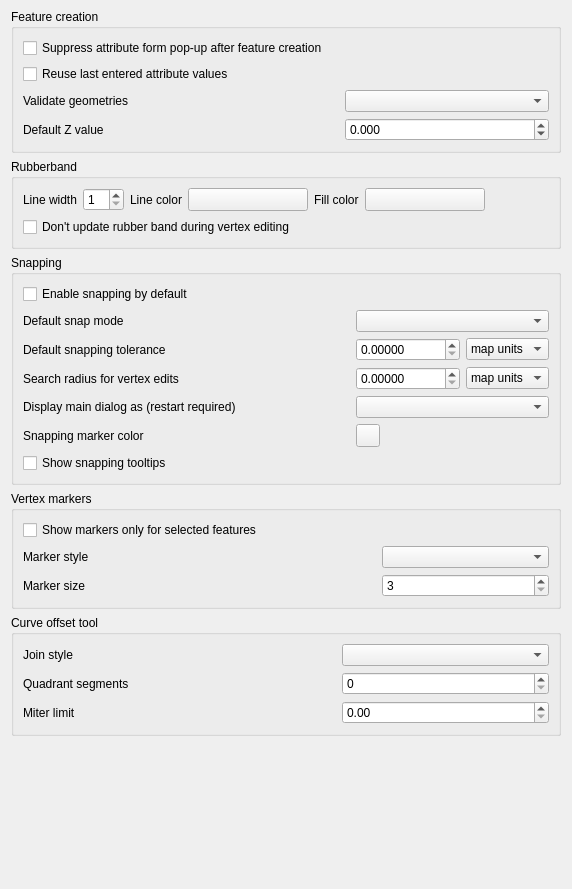
             <widget class="QWidget" name="mOptionsScrollAreaContents_07">
              <property name="geometry">
               <rect>
                <x>0</x>
                <y>0</y>
                <width>572</width>
                <height>889</height>
               </rect>
              </property>
              <layout class="QVBoxLayout" name="verticalLayout_31">
               <property name="topMargin">
                <number>9</number>
               </property>
               <item>
                <widget class="QgsCollapsibleGroupBox" name="mEnterAttributeValuesGroupBox">
                 <property name="title">
                  <string>Feature creation</string>
                 </property>
                 <layout class="QGridLayout" name="gridLayout_28">
                  <item row="2" column="0">
                   <widget class="QLabel" name="label_19">
                    <property name="text">
                     <string>Validate geometries</string>
                    </property>
                   </widget>
                  </item>
                  <item row="0" column="0" colspan="3">
                   <widget class="QCheckBox" name="chkDisableAttributeValuesDlg">
                    <property name="text">
                     <string>Suppress attribute form pop-up after feature creation</string>
                    </property>
                    <property name="tristate">
                     <bool>false</bool>
                    </property>
                   </widget>
                  </item>
                  <item row="2" column="1">
                   <spacer name="horizontalSpacer_32">
                    <property name="orientation">
                     <enum>Qt::Horizontal</enum>
                    </property>
                    <property name="sizeHint" stdset="0">
                     <size>
                      <width>40</width>
                      <height>20</height>
                     </size>
                    </property>
                   </spacer>
                  </item>
                  <item row="1" column="0" colspan="3">
                   <widget class="QCheckBox" name="chkReuseLastValues">
                    <property name="text">
                     <string>Reuse last entered attribute values</string>
                    </property>
                    <property name="tristate">
                     <bool>false</bool>
                    </property>
                   </widget>
                  </item>
                  <item row="3" column="0">
                   <widget class="QLabel" name="mDefaultZValueLabel">
                    <property name="text">
                     <string>Default Z value</string>
                    </property>
                   </widget>
                  </item>
                  <item row="3" column="2">
                   <widget class="QDoubleSpinBox" name="mDefaultZValueSpinBox">
                    <property name="decimals">
                     <number>3</number>
                    </property>
                    <property name="minimum">
                     <double>-999999.998999999952503</double>
                    </property>
                    <property name="maximum">
                     <double>1000000.000000000000000</double>
                    </property>
                    <property name="singleStep">
                     <double>1.000000000000000</double>
                    </property>
                   </widget>
                  </item>
                  <item row="2" column="2">
                   <widget class="QComboBox" name="mValidateGeometries">
                    <property name="sizePolicy">
                     <sizepolicy hsizetype="Expanding" vsizetype="Fixed">
                      <horstretch>0</horstretch>
                      <verstretch>0</verstretch>
                     </sizepolicy>
                    </property>
                   </widget>
                  </item>
                 </layout>
                </widget>
               </item>
               <item>
                <widget class="QgsCollapsibleGroupBox" name="mRubberBandGroupBox">
                 <property name="title">
                  <string>Rubberband</string>
                 </property>
                 <layout class="QGridLayout" name="_9">
                  <item row="0" column="9">
                   <spacer name="horizontalSpacer_33">
                    <property name="orientation">
                     <enum>Qt::Horizontal</enum>
                    </property>
                    <property name="sizeHint" stdset="0">
                     <size>
                      <width>40</width>
                      <height>20</height>
                     </size>
                    </property>
                   </spacer>
                  </item>
                  <item row="0" column="0">
                   <widget class="QLabel" name="mLineWidthTextLabel">
                    <property name="sizePolicy">
                     <sizepolicy hsizetype="Maximum" vsizetype="Preferred">
                      <horstretch>0</horstretch>
                      <verstretch>0</verstretch>
                     </sizepolicy>
                    </property>
                    <property name="text">
                     <string>Line width</string>
                    </property>
                   </widget>
                  </item>
                  <item row="0" column="2">
                   <widget class="QLabel" name="mLineColorTextLabel">
                    <property name="sizePolicy">
                     <sizepolicy hsizetype="Maximum" vsizetype="Preferred">
                      <horstretch>0</horstretch>
                      <verstretch>0</verstretch>
                     </sizepolicy>
                    </property>
                    <property name="text">
                     <string>Line color</string>
                    </property>
                   </widget>
                  </item>
                  <item row="0" column="1">
                   <widget class="QSpinBox" name="mLineWidthSpinBox">
                    <property name="toolTip">
                     <string>Line width in pixels</string>
                    </property>
                    <property name="minimum">
                     <number>1</number>
                    </property>
                   </widget>
                  </item>
                  <item row="0" column="5">
                   <widget class="QgsColorButton" name="mFillColorToolButton">
                    <property name="sizePolicy">
                     <sizepolicy hsizetype="Fixed" vsizetype="Fixed">
                      <horstretch>0</horstretch>
                      <verstretch>0</verstretch>
                     </sizepolicy>
                    </property>
                    <property name="minimumSize">
                     <size>
                      <width>120</width>
                      <height>0</height>
                     </size>
                    </property>
                    <property name="maximumSize">
                     <size>
                      <width>120</width>
                      <height>16777215</height>
                     </size>
                    </property>
                    <property name="text">
                     <string/>
                    </property>
                   </widget>
                  </item>
                  <item row="0" column="4">
                   <widget class="QLabel" name="mSelectColorTextLabel">
                    <property name="sizePolicy">
                     <sizepolicy hsizetype="Maximum" vsizetype="Preferred">
                      <horstretch>0</horstretch>
                      <verstretch>0</verstretch>
                     </sizepolicy>
                    </property>
                    <property name="text">
                     <string>Fill color</string>
                    </property>
                   </widget>
                  </item>
                  <item row="0" column="3">
                   <widget class="QgsColorButton" name="mLineColorToolButton">
                    <property name="sizePolicy">
                     <sizepolicy hsizetype="Fixed" vsizetype="Fixed">
                      <horstretch>0</horstretch>
                      <verstretch>0</verstretch>
                     </sizepolicy>
                    </property>
                    <property name="minimumSize">
                     <size>
                      <width>120</width>
                      <height>0</height>
                     </size>
                    </property>
                    <property name="maximumSize">
                     <size>
                      <width>120</width>
                      <height>16777215</height>
                     </size>
                    </property>
                    <property name="text">
                     <string/>
                    </property>
                   </widget>
                  </item>
                  <item row="1" column="0" colspan="7">
                   <widget class="QCheckBox" name="mLineGhostCheckBox">
                    <property name="text">
                     <string>Don't update rubber band during vertex editing</string>
                    </property>
                   </widget>
                  </item>
                 </layout>
                </widget>
               </item>
               <item>
                <widget class="QgsCollapsibleGroupBox" name="mSnappingGroupBox">
                 <property name="title">
                  <string>Snapping</string>
                 </property>
                 <layout class="QGridLayout" name="_10">
                  <item row="6" column="5">
                   <widget class="QgsColorButton" name="mSnappingMarkerColorButton"/>
                  </item>
                  <item row="1" column="1" colspan="6">
                   <widget class="QCheckBox" name="mSnappingEnabledDefault">
                    <property name="text">
                     <string>Enable snapping by default</string>
                    </property>
                   </widget>
                  </item>
                  <item row="5" column="1">
                   <widget class="QLabel" name="label_49">
                    <property name="text">
                     <string>Display main dialog as (restart required)</string>
                    </property>
                   </widget>
                  </item>
                  <item row="6" column="1">
                   <widget class="QLabel" name="label_2">
                    <property name="text">
                     <string>Snapping marker color</string>
                    </property>
                   </widget>
                  </item>
                  <item row="2" column="1">
                   <widget class="QLabel" name="mDefaultSnapModeLabel">
                    <property name="text">
                     <string>Default snap mode</string>
                    </property>
                   </widget>
                  </item>
                  <item row="3" column="6">
                   <widget class="QComboBox" name="mDefaultSnappingToleranceComboBox">
                    <property name="sizePolicy">
                     <sizepolicy hsizetype="Expanding" vsizetype="Fixed">
                      <horstretch>0</horstretch>
                      <verstretch>0</verstretch>
                     </sizepolicy>
                    </property>
                    <item>
                     <property name="text">
                      <string>map units</string>
                     </property>
                    </item>
                    <item>
                     <property name="text">
                      <string>pixels</string>
                     </property>
                    </item>
                   </widget>
                  </item>
                  <item row="4" column="4">
                   <spacer>
                    <property name="orientation">
                     <enum>Qt::Horizontal</enum>
                    </property>
                    <property name="sizeHint" stdset="0">
                     <size>
                      <width>61</width>
                      <height>20</height>
                     </size>
                    </property>
                   </spacer>
                  </item>
                  <item row="3" column="3" colspan="2">
                   <spacer>
                    <property name="orientation">
                     <enum>Qt::Horizontal</enum>
                    </property>
                    <property name="sizeHint" stdset="0">
                     <size>
                      <width>241</width>
                      <height>20</height>
                     </size>
                    </property>
                   </spacer>
                  </item>
                  <item row="2" column="5" colspan="2">
                   <widget class="QComboBox" name="mDefaultSnapModeComboBox">
                    <property name="sizePolicy">
                     <sizepolicy hsizetype="Expanding" vsizetype="Fixed">
                      <horstretch>0</horstretch>
                      <verstretch>0</verstretch>
                     </sizepolicy>
                    </property>
                   </widget>
                  </item>
                  <item row="4" column="6">
                   <widget class="QComboBox" name="mSearchRadiusVertexEditComboBox">
                    <item>
                     <property name="text">
                      <string>map units</string>
                     </property>
                    </item>
                    <item>
                     <property name="text">
                      <string>pixels</string>
                     </property>
                    </item>
                   </widget>
                  </item>
                  <item row="4" column="5">
                   <widget class="QDoubleSpinBox" name="mSearchRadiusVertexEditSpinBox">
                    <property name="decimals">
                     <number>5</number>
                    </property>
                    <property name="maximum">
                     <double>99999999.989999994635582</double>
                    </property>
                   </widget>
                  </item>
                  <item row="3" column="5">
                   <widget class="QDoubleSpinBox" name="mDefaultSnappingToleranceSpinBox">
                    <property name="decimals">
                     <number>5</number>
                    </property>
                    <property name="maximum">
                     <double>99999999.989999994635582</double>
                    </property>
                   </widget>
                  </item>
                  <item row="2" column="2" colspan="3">
                   <spacer>
                    <property name="orientation">
                     <enum>Qt::Horizontal</enum>
                    </property>
                    <property name="sizeHint" stdset="0">
                     <size>
                      <width>311</width>
                      <height>20</height>
                     </size>
                    </property>
                   </spacer>
                  </item>
                  <item row="5" column="5" colspan="2">
                   <widget class="QComboBox" name="mSnappingMainDialogComboBox"/>
                  </item>
                  <item row="4" column="1" colspan="3">
                   <widget class="QLabel" name="mVertexSearchRadiusVertexEditLabel">
                    <property name="text">
                     <string>Search radius for vertex edits</string>
                    </property>
                   </widget>
                  </item>
                  <item row="3" column="1" colspan="2">
                   <widget class="QLabel" name="mDefaultSnappingToleranceTextLabel">
                    <property name="text">
                     <string>Default snapping tolerance</string>
                    </property>
                   </widget>
                  </item>
                  <item row="7" column="1" colspan="6">
                   <widget class="QCheckBox" name="mSnappingTooltipsCheckbox">
                    <property name="text">
                     <string>Show snapping tooltips</string>
                    </property>
                   </widget>
                  </item>
                 </layout>
                </widget>
               </item>
               <item>
                <widget class="QgsCollapsibleGroupBox" name="mVertexMarkerGroupBox">
                 <property name="title">
                  <string>Vertex markers</string>
                 </property>
                 <layout class="QGridLayout" name="_11">
                  <item row="1" column="0">
                   <widget class="QLabel" name="mMarkerStyleLabel">
                    <property name="text">
                     <string>Marker style</string>
                    </property>
                   </widget>
                  </item>
                  <item row="1" column="1">
                   <spacer>
                    <property name="orientation">
                     <enum>Qt::Horizontal</enum>
                    </property>
                    <property name="sizeHint" stdset="0">
                     <size>
                      <width>281</width>
                      <height>20</height>
                     </size>
                    </property>
                   </spacer>
                  </item>
                  <item row="1" column="2">
                   <widget class="QComboBox" name="mMarkerStyleComboBox">
                    <property name="sizePolicy">
                     <sizepolicy hsizetype="Expanding" vsizetype="Fixed">
                      <horstretch>0</horstretch>
                      <verstretch>0</verstretch>
                     </sizepolicy>
                    </property>
                   </widget>
                  </item>
                  <item row="2" column="2">
                   <widget class="QSpinBox" name="mMarkerSizeSpinBox">
                    <property name="layoutDirection">
                     <enum>Qt::LeftToRight</enum>
                    </property>
                    <property name="minimum">
                     <number>3</number>
                    </property>
                    <property name="singleStep">
                     <number>1</number>
                    </property>
                   </widget>
                  </item>
                  <item row="2" column="0">
                   <widget class="QLabel" name="label_6">
                    <property name="text">
                     <string>Marker size</string>
                    </property>
                   </widget>
                  </item>
                  <item row="2" column="1">
                   <spacer>
                    <property name="orientation">
                     <enum>Qt::Horizontal</enum>
                    </property>
                    <property name="sizeHint" stdset="0">
                     <size>
                      <width>40</width>
                      <height>20</height>
                     </size>
                    </property>
                   </spacer>
                  </item>
                  <item row="0" column="0" colspan="3">
                   <widget class="QCheckBox" name="mMarkersOnlyForSelectedCheckBox">
                    <property name="text">
                     <string>Show markers only for selected features</string>
                    </property>
                   </widget>
                  </item>
                 </layout>
                </widget>
               </item>
               <item>
                <widget class="QgsCollapsibleGroupBox" name="groupBox_21">
                 <property name="title">
                  <string>Curve offset tool</string>
                 </property>
                 <layout class="QGridLayout" name="gridLayout">
                  <item row="1" column="2">
                   <widget class="QSpinBox" name="mOffsetQuadSegSpinBox"/>
                  </item>
                  <item row="2" column="0">
                   <widget class="QLabel" name="label_28">
                    <property name="text">
                     <string>Miter limit</string>
                    </property>
                   </widget>
                  </item>
                  <item row="0" column="0">
                   <widget class="QLabel" name="label_26">
                    <property name="text">
                     <string>Join style</string>
                    </property>
                   </widget>
                  </item>
                  <item row="0" column="2">
                   <widget class="QComboBox" name="mOffsetJoinStyleComboBox">
                    <property name="sizePolicy">
                     <sizepolicy hsizetype="Expanding" vsizetype="Fixed">
                      <horstretch>0</horstretch>
                      <verstretch>0</verstretch>
                     </sizepolicy>
                    </property>
                   </widget>
                  </item>
                  <item row="1" column="0">
                   <widget class="QLabel" name="label_27">
                    <property name="text">
                     <string>Quadrant segments</string>
                    </property>
                   </widget>
                  </item>
                  <item row="2" column="2">
                   <widget class="QDoubleSpinBox" name="mCurveOffsetMiterLimitComboBox"/>
                  </item>
                  <item row="0" column="1">
                   <spacer name="horizontalSpacer_29">
                    <property name="orientation">
                     <enum>Qt::Horizontal</enum>
                    </property>
                    <property name="sizeHint" stdset="0">
                     <size>
                      <width>40</width>
                      <height>20</height>
                     </size>
                    </property>
                   </spacer>
                  </item>
                  <item row="1" column="1">
                   <spacer name="horizontalSpacer_30">
                    <property name="orientation">
                     <enum>Qt::Horizontal</enum>
                    </property>
                    <property name="sizeHint" stdset="0">
                     <size>
                      <width>40</width>
                      <height>20</height>
                     </size>
                    </property>
                   </spacer>
                  </item>
                  <item row="2" column="1">
                   <spacer name="horizontalSpacer_31">
                    <property name="orientation">
                     <enum>Qt::Horizontal</enum>
                    </property>
                    <property name="sizeHint" stdset="0">
                     <size>
                      <width>40</width>
                      <height>20</height>
                     </size>
                    </property>
                   </spacer>
                  </item>
                 </layout>
                </widget>
               </item>
               <item>
                <spacer name="verticalSpacer_4">
                 <property name="orientation">
                  <enum>Qt::Vertical</enum>
                 </property>
                 <property name="sizeHint" stdset="0">
                  <size>
                   <width>20</width>
                   <height>40</height>
                  </size>
                 </property>
                </spacer>
               </item>
              </layout>
             </widget>
